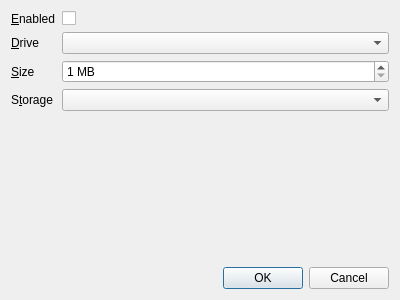
<?xml version="1.0" encoding="UTF-8"?>
<ui version="4.0">
 <class>RamDiskDialog</class>
 <widget class="QDialog" name="RamDiskDialog">
  <property name="geometry">
   <rect>
    <x>0</x>
    <y>0</y>
    <width>400</width>
    <height>300</height>
   </rect>
  </property>
  <property name="windowTitle">
   <string>RAM disk options</string>
  </property>
  <layout class="QVBoxLayout" name="verticalLayout">
   <item>
    <layout class="QFormLayout" name="formLayout">
     <item row="1" column="0">
      <widget class="QLabel" name="label_2">
       <property name="text">
        <string>&amp;Drive</string>
       </property>
       <property name="buddy">
        <cstring>drive</cstring>
       </property>
      </widget>
     </item>
     <item row="1" column="1">
      <widget class="QComboBox" name="drive"/>
     </item>
     <item row="2" column="0">
      <widget class="QLabel" name="label">
       <property name="text">
        <string>&amp;Size</string>
       </property>
       <property name="buddy">
        <cstring>size</cstring>
       </property>
      </widget>
     </item>
     <item row="2" column="1">
      <widget class="QSpinBox" name="size">
       <property name="suffix">
        <string> MB</string>
       </property>
       <property name="minimum">
        <number>1</number>
       </property>
       <property name="maximum">
        <number>2048</number>
       </property>
      </widget>
     </item>
     <item row="0" column="0">
      <widget class="QLabel" name="label_3">
       <property name="text">
        <string>&amp;Enabled</string>
       </property>
       <property name="buddy">
        <cstring>enabled</cstring>
       </property>
      </widget>
     </item>
     <item row="0" column="1">
      <widget class="QCheckBox" name="enabled">
       <property name="text">
        <string/>
       </property>
      </widget>
     </item>
     <item row="3" column="0">
      <widget class="QLabel" name="label_4">
       <property name="text">
        <string>S&amp;torage</string>
       </property>
       <property name="buddy">
        <cstring>storage</cstring>
       </property>
      </widget>
     </item>
     <item row="3" column="1">
      <widget class="QComboBox" name="storage"/>
     </item>
    </layout>
   </item>
   <item>
    <widget class="QDialogButtonBox" name="buttonBox">
     <property name="orientation">
      <enum>Qt::Horizontal</enum>
     </property>
     <property name="standardButtons">
      <set>QDialogButtonBox::Cancel|QDialogButtonBox::Ok</set>
     </property>
    </widget>
   </item>
  </layout>
 </widget>
 <resources/>
 <connections>
  <connection>
   <sender>buttonBox</sender>
   <signal>accepted()</signal>
   <receiver>RamDiskDialog</receiver>
   <slot>accept()</slot>
   <hints>
    <hint type="sourcelabel">
     <x>248</x>
     <y>254</y>
    </hint>
    <hint type="destinationlabel">
     <x>157</x>
     <y>274</y>
    </hint>
   </hints>
  </connection>
  <connection>
   <sender>buttonBox</sender>
   <signal>rejected()</signal>
   <receiver>RamDiskDialog</receiver>
   <slot>reject()</slot>
   <hints>
    <hint type="sourcelabel">
     <x>316</x>
     <y>260</y>
    </hint>
    <hint type="destinationlabel">
     <x>286</x>
     <y>274</y>
    </hint>
   </hints>
  </connection>
 </connections>
</ui>
